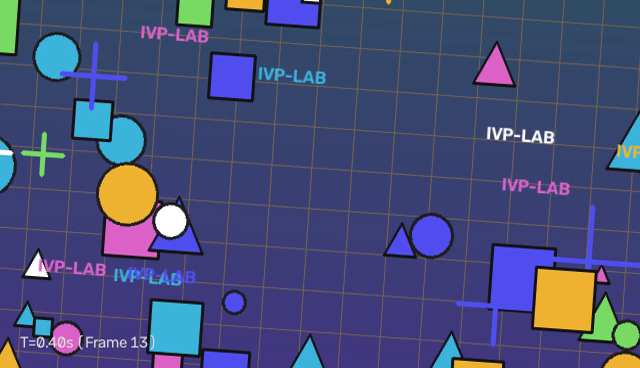
#> input picture frame 12 of storage/samples/shaky_sample_pan.mp4, 640 x 368 px
$ python run_experiments.py
#> lines starting #> are read from the running program, lines starting #| are printed output that depends on the picture
### backend/core/motion_estimator.py
"""
Backend Core: Motion Estimator
Shi-Tomasi corners, Pyramidal Lucas-Kanade optical flow, and RANSAC 2D partial affine.
"""

import cv2
import numpy as np
from typing import Tuple, Dict, Any, Optional, Callable
from ..utils.video_io import get_video_info


class MotionEstimator:
    """Estimates inter-frame 2D ego-motion transforms [dx, dy, da]."""

    def __init__(
        self,
        max_corners: int = 200,
        quality_level: float = 0.01,
        min_distance: int = 30,
        block_size: int = 3,
        ransac_threshold: float = 3.0,
    ):
        self.max_corners = max_corners
        self.quality_level = quality_level
        self.min_distance = min_distance
        self.block_size = block_size
        self.ransac_threshold = ransac_threshold

    def detect_corners(self, gray_frame: np.ndarray) -> Optional[np.ndarray]:
        """Detects salient corners using the Shi-Tomasi method."""
        return cv2.goodFeaturesToTrack(
            gray_frame,
            maxCorners=self.max_corners,
            qualityLevel=self.quality_level,
            minDistance=self.min_distance,
            blockSize=self.block_size,
        )

    def track_corners(
        self,
        prev_gray: np.ndarray,
        curr_gray: np.ndarray,
        prev_pts: np.ndarray,
    ) -> Tuple[Optional[np.ndarray], Optional[np.ndarray]]:
        """Tracks corners across consecutive frames via Pyramidal Lucas-Kanade Optical Flow."""
        curr_pts, status, _ = cv2.calcOpticalFlowPyrLK(
            prev_gray,
            curr_gray,
            prev_pts,
            None,
            winSize=(21, 21),
            maxLevel=3,
            criteria=(cv2.TERM_CRITERIA_EPS | cv2.TERM_CRITERIA_COUNT, 30, 0.01),
        )
        valid_idx = np.where(status == 1)[0]
        if len(valid_idx) < 4:
            return None, None
        return prev_pts[valid_idx], curr_pts[valid_idx]

    def estimate_frame_motion(
        self,
        prev_pts: np.ndarray,
        curr_pts: np.ndarray,
    ) -> Tuple[float, float, float, bool]:
        """Estimates 2D partial affine transform (dx, dy, da) using RANSAC."""
        matrix, _ = cv2.estimateAffinePartial2D(
            prev_pts,
            curr_pts,
            method=cv2.RANSAC,
            ransacReprojThreshold=self.ransac_threshold,
        )
        if matrix is not None:
            dx = float(matrix[0, 2])
            dy = float(matrix[1, 2])
            da = float(np.arctan2(matrix[1, 0], matrix[0, 0]))
            return dx, dy, da, True

        return 0.0, 0.0, 0.0, False

    def estimate_video_transforms(
        self,
        video_path: str,
        progress_callback: Optional[Callable[[float, str], None]] = None,
    ) -> Tuple[np.ndarray, Dict[str, Any]]:
        """Extracts per-frame transforms [dx, dy, da] across the entire video."""
#> called with video_path = 'storage/samples/shaky_sample_pan.mp4'
        cap = cv2.VideoCapture(video_path)
        if not cap.isOpened():
            raise ValueError(f"Cannot open video: {video_path}")

        info = get_video_info(video_path)
        frame_count = info["frame_count"]

        ret, prev_frame = cap.read()
#> prev_frame is the input picture: shape (368, 640, 3); mean B, G, R 119.1, 76.9, 70.1
        if not ret or prev_frame is None:
            cap.release()
            raise ValueError("Failed to read initial video frame.")

        prev_gray = cv2.cvtColor(prev_frame, cv2.COLOR_BGR2GRAY)
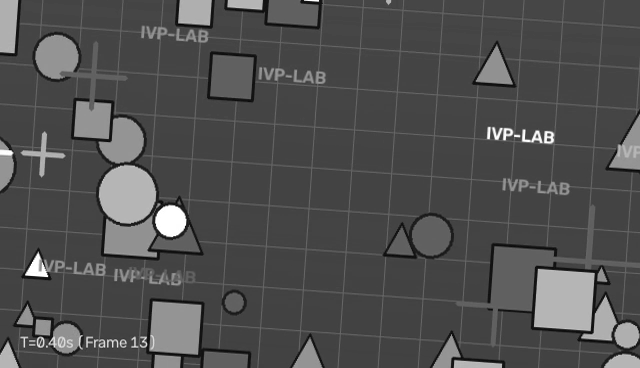
#> prev_gray: shape (368, 640); min 3, max 255, mean 79.6
        transforms = []
        last_valid = np.array([0.0, 0.0, 0.0], dtype=np.float64)

        frame_idx = 0
        while True:
            ret, curr_frame = cap.read()
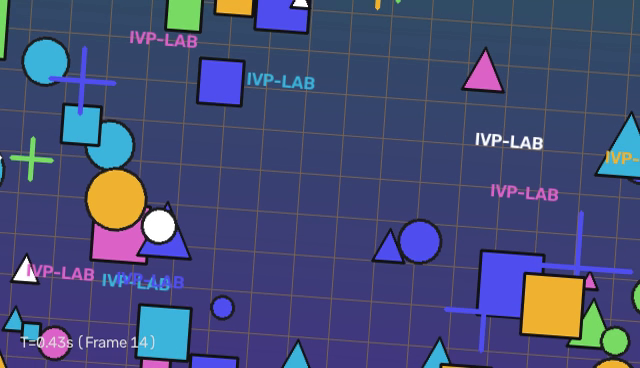
#> input picture frame 13 of storage/samples/shaky_sample_pan.mp4, 640 x 368 px
#> curr_frame is the input picture: shape (368, 640, 3); mean B, G, R 118.8, 76.6, 69.3
            if not ret or curr_frame is None:
                break
            frame_idx += 1

            if progress_callback and frame_count > 1:
                progress_callback(
                    frame_idx / (frame_count - 1),
                    f"Tracking optical flow: Frame {frame_idx}/{frame_count - 1}",
                )

            curr_gray = cv2.cvtColor(curr_frame, cv2.COLOR_BGR2GRAY)
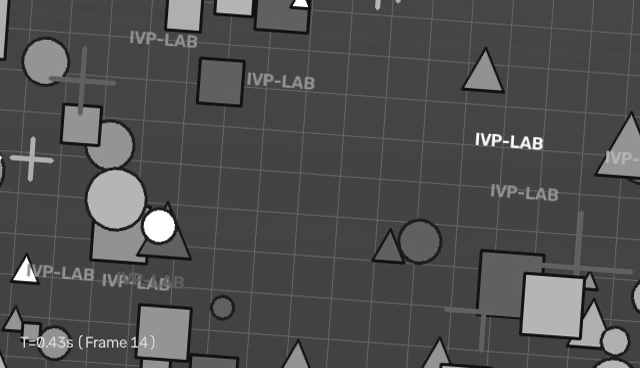
#> curr_gray: shape (368, 640); min 2, max 255, mean 79.2
            prev_pts = self.detect_corners(prev_gray)
#> prev_pts = 131 rows, first 8: [47, 276], [488, 138], [547, 140], [145, 337], [582, 337], [538, 269], [534, 326], [209, 24]

            dx, dy, da, success = 0.0, 0.0, 0.0, False
            if prev_pts is not None and len(prev_pts) >= 4:
                good_prev, good_curr = self.track_corners(prev_gray, curr_gray, prev_pts)
#> in track_corners, `curr_pts, status, _ = cv2.calcOpticalFlowPyrLK( prev_gray, curr_gray, ..`: curr_pts = 131 rows, first 8: [35.33, 280.7], [476.7, 143.8], [535.7, 146], [133.7, 337.2], [570.2, 343.1], [526.3, 275], [522.2, 332], [198, 29.18]; status = 131 values, max 1 at index 0, min 0 at index 8, mean 0.962
#> in track_corners, `valid_idx = np.where(status == 1)[0]`: valid_idx = 126 values from 0 to 130
#> good_prev = 126 rows, first 8: [47, 276], [488, 138], [547, 140], [145, 337], [582, 337], [538, 269], [534, 326], [209, 24]; good_curr = 126 rows, first 8: [35.33, 280.7], [476.7, 143.8], [535.7, 146], [133.7, 337.2], [570.2, 343.1], [526.3, 275], [522.2, 332], [198, 29.18]
                if good_prev is not None and len(good_prev) >= 4:
                    dx, dy, da, success = self.estimate_frame_motion(good_prev, good_curr)
#> in estimate_frame_motion, `matrix, _ = cv2.estimateAffinePartial2D( prev_pts, curr_pts, method=cv..`: matrix = [[1, -0.00255, -10.97], [0.00255, 1, 4.63]]
#> in estimate_frame_motion, `dx = float(matrix[0, 2])`: dx = -10.97
#> in estimate_frame_motion, `dy = float(matrix[1, 2])`: dy = 4.63
#> in estimate_frame_motion, `da = float(np.arctan2(matrix[1, 0], matrix[0, 0]))`: da = 0.00255
#> dx = -10.97; dy = 4.63; da = 0.00255; success = True

            if success:
                current_transform = np.array([dx, dy, da], dtype=np.float64)
#> current_transform = [-10.97, 4.63, 0.00255]
                last_valid = current_transform
#> last_valid = [-10.97, 4.63, 0.00255]
            else:
                current_transform = last_valid.copy()

            transforms.append(current_transform)
            prev_gray = curr_gray

        cap.release()
        transforms = np.array(transforms, dtype=np.float64)
        if len(transforms) == 0:
            raise ValueError("No video frames could be tracked.")

        return transforms, info

### backend/pipeline/stabilizer_service.py
"""
Backend Pipeline Service: Video Stabilizer Service
High-level service orchestrating motion tracking, trajectory smoothing,
center-scale border warping, database logging, and metric evaluation.
"""

import os
import cv2
import numpy as np
from typing import Dict, Any, Optional, Callable

from ..core.motion_estimator import MotionEstimator
from ..core.trajectory import build_trajectory, smooth_trajectory, compute_trajectory_difference
from ..core.warper import FrameWarper
from ..core.metrics import compute_itf, compute_cropping_ratio
from ..visualization.trajectory_plotter import plot_trajectories
from ..utils.video_io import (
    get_video_info,
    create_video_writer,
    write_video_frame,
    close_video_writer,
)


class VideoStabilizerService:
    """Stabilization Service combining algorithm components with I/O and metrics."""

    def __init__(
        self,
        max_corners: int = 200,
        quality_level: float = 0.01,
        min_distance: int = 30,
        block_size: int = 3,
        window_size: int = 30,
        zoom_factor: float = 1.04,
        ransac_threshold: float = 3.0,
    ):
        self.window_size = window_size
        self.zoom_factor = zoom_factor

        self.motion_estimator = MotionEstimator(
            max_corners=max_corners,
            quality_level=quality_level,
            min_distance=min_distance,
            block_size=block_size,
            ransac_threshold=ransac_threshold,
        )
        self.warper = FrameWarper(zoom_factor=zoom_factor)

    # [9 lines left out: functions get_video_info, compute_itf, not called in this run]

    def process(
        self,
        input_path: str,
        output_path: str,
        side_by_side_path: Optional[str] = None,
        plot_path: Optional[str] = None,
        progress_callback: Optional[Callable[[float, str], None]] = None,
    ) -> Dict[str, Any]:
        """Executes full stabilization pipeline."""
        # 1. Motion estimation
        transforms, info = self.motion_estimator.estimate_video_transforms(
            input_path,
            progress_callback=lambda p, msg: progress_callback(p * 0.45, msg)
            if progress_callback
            else None,
        )

        n_frames = info["frame_count"]
        fps = info["fps"]
        w = info["width"]
        h = info["height"]

        # 2. Trajectory accumulation
        trajectory = build_trajectory(transforms)

        # 3. Trajectory smoothing
        smoothed_trajectory = smooth_trajectory(trajectory, self.window_size)

        # 4. Compensatory offsets
        diff = compute_trajectory_difference(trajectory, smoothed_trajectory)

        # 5. Frame warping
        cap = cv2.VideoCapture(input_path)
        if not cap.isOpened():
            raise ValueError(f"Failed to reopen video: {input_path}")

        stab_writer = create_video_writer(output_path, fps, w, h)
        sbs_writer = (
            create_video_writer(side_by_side_path, fps, w * 2, h)
            if side_by_side_path
            else None
        )

        scale_mat = self.warper.get_center_zoom_matrix(w, h)

        ret, frame0 = cap.read()
        if not ret or frame0 is None:
            cap.release()
            close_video_writer(stab_writer)
            if sbs_writer:
                close_video_writer(sbs_writer)
            raise ValueError("Error reading anchor frame from video.")

        frame0_stab = self.warper.warp(frame0, scale_mat, w, h)
        write_video_frame(stab_writer, frame0_stab)

        if sbs_writer:
            sbs0 = self.warper.render_side_by_side(frame0, frame0_stab, 0, n_frames, fps)
            write_video_frame(sbs_writer, sbs0)

        for t in range(len(transforms)):
            ret, frame = cap.read()
            if not ret or frame is None:
                break

            if progress_callback:
                progress_callback(
                    0.45 + 0.45 * ((t + 1) / len(transforms)),
                    f"Warping & Stabilizing: Frame {t + 2}/{n_frames}",
                )

            dx = diff[t + 1, 0]
            dy = diff[t + 1, 1]
            da = diff[t + 1, 2]

            m_combined = self.warper.compose_transform(scale_mat, dx, dy, da)
            frame_stab = self.warper.warp(frame, m_combined, w, h)

            write_video_frame(stab_writer, frame_stab)

            if sbs_writer:
                sbs = self.warper.render_side_by_side(frame, frame_stab, t + 1, n_frames, fps)
                write_video_frame(sbs_writer, sbs)

        cap.release()
        close_video_writer(stab_writer)
        if sbs_writer:
            close_video_writer(sbs_writer)

        if progress_callback:
            progress_callback(0.92, "Calculating Inter-frame Transformation Fidelity (ITF)...")

        # 6. Evaluation metrics
        itf_original = compute_itf(input_path)
        itf_stabilized = compute_itf(output_path)
        itf_improvement = itf_stabilized - itf_original
        crop_stats = compute_cropping_ratio(self.zoom_factor)

        # 7. Visualization plot
        fig = plot_trajectories(trajectory, smoothed_trajectory, plot_path)

        if progress_callback:
            progress_callback(1.0, "Stabilization Complete!")

        return {
            "fps": fps,
            "width": w,
            "height": h,
            "frame_count": n_frames,
            "window_size": self.window_size,
            "zoom_factor": self.zoom_factor,
            "itf_original": round(itf_original, 2),
            "itf_stabilized": round(itf_stabilized, 2),
            "itf_improvement": round(itf_improvement, 2),
            "cropping_ratio": crop_stats["preserved_ratio"],
            "crop_loss_pct": crop_stats["lost_pct"],
            "trajectory": trajectory,
            "smoothed_trajectory": smoothed_trajectory,
            "plot_figure": fig,
        }

### backend/utils/video_io.py
"""
Backend Utility: Video I/O
Provides video metadata reading and web-compatible video encoding services.
"""

import os
import cv2
import numpy as np
from typing import Dict, Any, Tuple

try:
    import imageio
    HAS_IMAGEIO = True
except ImportError:
    HAS_IMAGEIO = False


def get_video_info(video_path: str) -> Dict[str, Any]:
    """Inspects video metadata."""
    cap = cv2.VideoCapture(video_path)
    if not cap.isOpened():
        raise ValueError(f"Cannot open video file: {video_path}")

    frame_count = int(cap.get(cv2.CAP_PROP_FRAME_COUNT))
    fps = float(cap.get(cv2.CAP_PROP_FPS))
    if fps <= 0 or np.isnan(fps):
        fps = 30.0
    width = int(cap.get(cv2.CAP_PROP_FRAME_WIDTH))
    height = int(cap.get(cv2.CAP_PROP_FRAME_HEIGHT))
    duration = frame_count / fps if fps > 0 else 0.0
    cap.release()

    return {
        "frame_count": frame_count,
        "fps": fps,
        "width": width,
        "height": height,
        "duration": duration,
    }


# [46 lines left out: functions create_video_writer, write_video_frame, close_video_writer, not called in this run]

### backend/core/warper.py
"""
Backend Core: Warper
1.04x center zoom homothety, combined matrix composition, and side-by-side rendering.
"""

import cv2
import numpy as np


class FrameWarper:
    """Handles warp transformations, border fix zoom, and composite frames."""

    def __init__(self, zoom_factor: float = 1.04):
        self.zoom_factor = zoom_factor

    # [83 lines left out: functions get_center_zoom_matrix, compose_transform, warp, render_side_by_side, not called in this run]

### scripts/run_experiments.py
#!/usr/bin/env python3
"""
Benchmark & Window Size Tradeoff Experiments
Evaluates stabilization performance across window sizes W in [10, 30, 60].
Logs results to SQLite database and exports CSV.
"""

import os
import sys
import time
import pandas as pd

# Ensure project root is in sys.path
sys.path.insert(0, os.path.abspath(os.path.join(os.path.dirname(__file__), "..")))

from backend.pipeline.stabilizer_service import VideoStabilizerService
from database.db_manager import DatabaseManager


def run_experiment(video_path: str, video_label: str) -> pd.DataFrame:
    print("=" * 80)
    print(f"RUNNING EXPERIMENT FOR: {video_label} ({video_path})")
    print("=" * 80)

    window_sizes = [10, 30, 60]
    results_list = []
    os.makedirs("results", exist_ok=True)
    os.makedirs("storage/outputs", exist_ok=True)

    for w in window_sizes:
        print(f"\n[+] Testing Window Size W = {w} frames...")
        out_vid = f"storage/outputs/{video_label}_w{w}_stab.mp4"
        plot_path = f"storage/plots/{video_label}_w{w}_trajectory.png"

        stabilizer = VideoStabilizerService(
            max_corners=200,
            quality_level=0.01,
            min_distance=30,
            window_size=w,
            zoom_factor=1.04,
        )

        t0 = time.time()
        res = stabilizer.process(
            input_path=video_path,
            output_path=out_vid,
            plot_path=plot_path,
        )
        elapsed = time.time() - t0
        fps_proc = res["frame_count"] / elapsed if elapsed > 0 else 0

        row = {
            "Video": video_label,
            "Window (Frames)": w,
            "Window (Seconds)": round(w / res["fps"], 2),
            "Input ITF (dB)": res["itf_original"],
            "Stabilized ITF (dB)": res["itf_stabilized"],
            "Gain (dB)": res["itf_improvement"],
            "Preserved Area (%)": round(res["cropping_ratio"] * 100, 2),
            "Processing Speed (FPS)": round(fps_proc, 1),
        }
        results_list.append(row)
        print(
            f"    Input ITF: {res['itf_original']:.2f} dB | "
            f"Stabilized ITF: {res['itf_stabilized']:.2f} dB | "
            f"Gain: +{res['itf_improvement']:.2f} dB"
        )

    return pd.DataFrame(results_list)


def main():
    pan_video = "storage/samples/shaky_sample_pan.mp4"
    if not os.path.exists(pan_video):
        pan_video = "samples/shaky_sample_pan.mp4"

    obj_video = "storage/samples/shaky_sample_moving_obj.mp4"
    if not os.path.exists(obj_video):
        obj_video = "samples/shaky_sample_moving_obj.mp4"

    dfs = []
    if os.path.exists(pan_video):
        df_pan = run_experiment(pan_video, "camera_pan")
        dfs.append(df_pan)

    if os.path.exists(obj_video):
        df_obj = run_experiment(obj_video, "moving_object")
        dfs.append(df_obj)

    if dfs:
        full_df = pd.concat(dfs, ignore_index=True)
        csv_path = "results/experiment_tradeoffs.csv"
        full_df.to_csv(csv_path, index=False)

        # Log benchmarks to database
        db = DatabaseManager()
        db.record_experiment_benchmarks(full_df.to_dict(orient="records"))

        print("\n" + "=" * 80)
        print("                   FINAL EXPERIMENT TRADEOFF TABLE")
        print("=" * 80)
        print(full_df.to_string(index=False))
        print("=" * 80)
        print(f"[+] Saved experiment results to: {csv_path}")
        print("[+] Logged experiment records to database: database/stabilization.db")


if __name__ == "__main__":
    main()

$ run again, starting later in the video
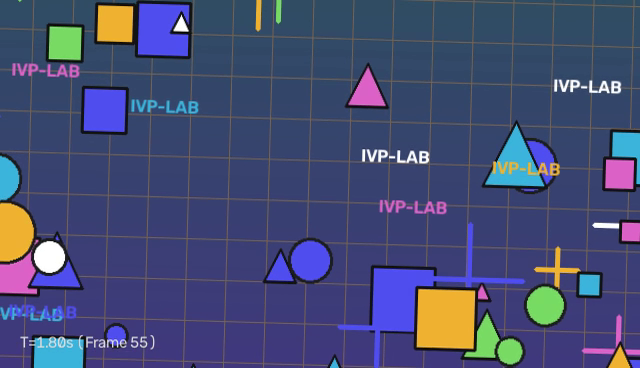
#> input picture frame 54 of storage/samples/shaky_sample_pan.mp4, 640 x 368 px
#> in estimate_video_transforms, prev_frame is the input picture: shape (368, 640, 3); mean B, G, R 116.1, 76.7, 69.2
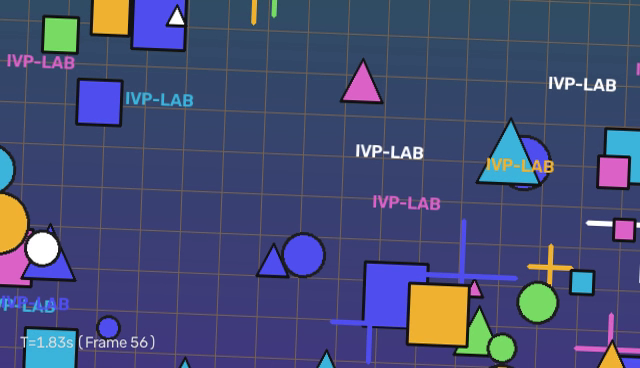
#> input picture frame 55 of storage/samples/shaky_sample_pan.mp4, 640 x 368 px
#> in estimate_video_transforms, curr_frame is the input picture: shape (368, 640, 3); mean B, G, R 116.6, 76.5, 68.9
#> in estimate_video_transforms, `curr_gray = cv2.cvtColor(curr_frame, cv2.COLOR_BGR2GRAY)`:
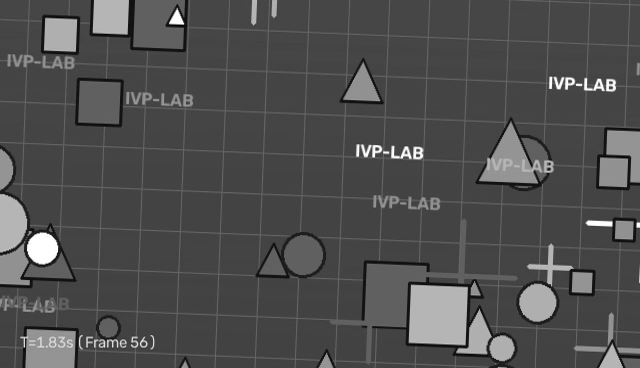
#> curr_gray: shape (368, 640); min 1, max 255, mean 78.8
#> prev_pts = 114 rows, first 8: [187, 30], [571, 91], [425, 159], [608, 92], [363, 161], [394, 157], [617, 227], [81, 338]
#> curr_pts = 114 rows, first 8: [182.6, 22.95], [565.9, 88.49], [419.1, 154.7], [602.9, 89.91], [357.1, 156.1], [388.1, 152.4], [610.4, 224.9], [73.68, 330.4]; status = 114 values, max 1 at index 0, min 0 at index 16, mean 0.991
#> valid_idx = 113 values from 0 to 113
#> good_prev = 113 rows, first 8: [187, 30], [571, 91], [425, 159], [608, 92], [363, 161], [394, 157], [617, 227], [81, 338]; good_curr = 113 rows, first 8: [182.6, 22.95], [565.9, 88.49], [419.1, 154.7], [602.9, 89.91], [357.1, 156.1], [388.1, 152.4], [610.4, 224.9], [73.68, 330.4]
#> matrix = [[1, -0.0114, -4.02], [0.0114, 1, -9.08]]
#> in estimate_frame_motion, `dx = float(matrix[0, 2])`: dx = -4.02
#> in estimate_frame_motion, `dy = float(matrix[1, 2])`: dy = -9.08
#> in estimate_frame_motion, `da = float(np.arctan2(matrix[1, 0], matrix[0, 0]))`: da = 0.0114
#> in estimate_video_transforms, `dx, dy, da, success = self.estimate_frame_motion(good_prev, good_curr)`: dx = -4.02; dy = -9.08; da = 0.0114; success = True
#> current_transform = [-4.02, -9.08, 0.0114]

$ run again, starting later in the video
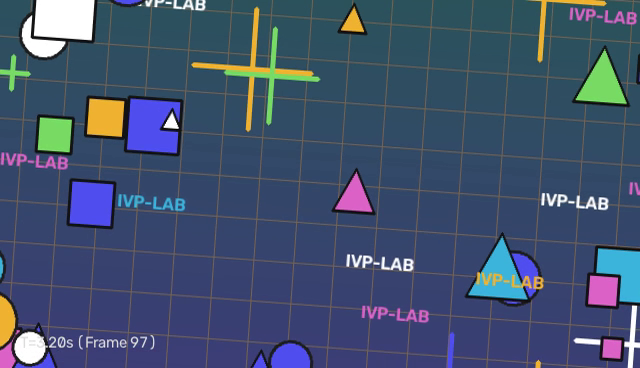
#> input picture frame 96 of storage/samples/shaky_sample_pan.mp4, 640 x 368 px
#> in estimate_video_transforms, prev_frame is the input picture: shape (368, 640, 3); mean B, G, R 110, 81.8, 65.6
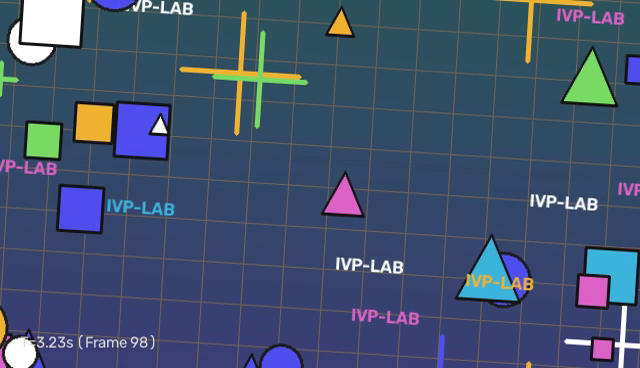
#> input picture frame 97 of storage/samples/shaky_sample_pan.mp4, 640 x 368 px
#> in estimate_video_transforms, curr_frame is the input picture: shape (368, 640, 3); mean B, G, R 110.4, 82.2, 65.5
#> in estimate_video_transforms, `curr_gray = cv2.cvtColor(curr_frame, cv2.COLOR_BGR2GRAY)`:
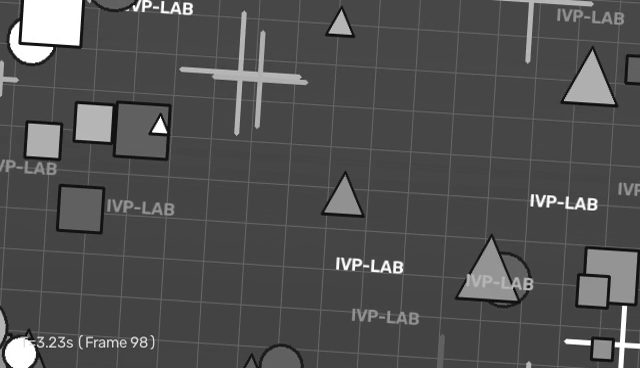
#> curr_gray: shape (368, 640); min 2, max 255, mean 80.4
#> prev_pts = 105 rows, first 8: [177, 127], [64, 42], [31, 16], [409, 267], [636, 306], [542, 204], [352, 255], [604, 206]
#> curr_pts = 105 rows, first 8: [165.5, 131.6], [51.74, 47.67], [18.48, 22.05], [398.7, 269.4], [626.1, 306.3], [531.1, 205.1], [341.6, 258], [593.2, 206.6]; status = 105 values, max 1 at index 0, min 0 at index 58, mean 0.981
#> valid_idx = 103 values from 0 to 104
#> good_prev = 103 rows, first 8: [177, 127], [64, 42], [31, 16], [409, 267], [636, 306], [542, 204], [352, 255], [604, 206]; good_curr = 103 rows, first 8: [165.5, 131.6], [51.74, 47.67], [18.48, 22.05], [398.7, 269.4], [626.1, 306.3], [531.1, 205.1], [341.6, 258], [593.2, 206.6]
#> matrix = [[1, 0.00932, -12.66], [-0.00932, 1, 6.27]]
#> in estimate_frame_motion, `dx = float(matrix[0, 2])`: dx = -12.66
#> in estimate_frame_motion, `dy = float(matrix[1, 2])`: dy = 6.27
#> in estimate_frame_motion, `da = float(np.arctan2(matrix[1, 0], matrix[0, 0]))`: da = -0.00932
#> in estimate_video_transforms, `dx, dy, da, success = self.estimate_frame_motion(good_prev, good_curr)`: dx = -12.66; dy = 6.27; da = -0.00932; success = True
#> current_transform = [-12.66, 6.27, -0.00932]
